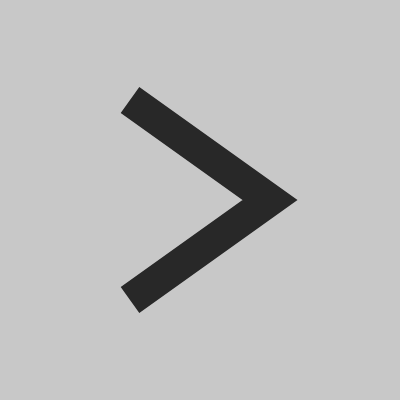
Frame 1 (no input)
Frame 60 (no input): identical to frame 1, image omitted
Frame 120 (the mouse pressed at the canvas centre since frame 60): identical to frame 1, image omitted

The p5.js sketch that drew this single still picture (run headless with seeded random() and noise() and a simulated clock; from frame 60 on, the mouse is pressed at the canvas centre):

// p5.js sketch
// ── sketch.js
function setup() {
    createCanvas(400,400);
    background(200);
    
    //star();
    vertexArrow();
    //vertexMountain();
    //vertexHouse();
    //bezierCurve();
    //bezierD();
    //contourShape();
}

function draw() {
   
    
}

function star(){
    
    beginShape();
    noStroke();
    
    vertex(100, 0);
    vertex(150, 150); 
    vertex(25, 50); 
    vertex(175, 50);
    vertex(50, 150);
    endShape(CLOSE);
}

function vertexArrow(){
    // author: runemadsen - Rune Skjoldborg Madsen
    //url: https://github.com/runemadsen/programmingdesignsystems.com/blob/master/examples/shape/custom-shapes/vertex-arrow.js 
    const w = width * 0.35;
    const h = width * 0.5;
    
    noFill();
    stroke(40);
    strokeCap(SQUARE);
    strokeWeight(width * 0.08);
    translate((width/2) - (w/2), (height/2) - (h/2));
    beginShape();
    vertex(0, 0);
    vertex(w, h/2);
    vertex(0, h);
    endShape();
}

function vertexMountain() {
    // author: runemadsen - Rune Skjoldborg Madsen
    // https://github.com/runemadsen/programmingdesignsystems.com/blob/master/examples/shape/custom-shapes/vertex-mountain.js
    fill(40);
    noStroke();
    
    beginShape();
    stroke(random(255));
    strokeWeight(10);
    vertex(0, height);
    vertex(width * 0.2, height * 0.4);
    vertex(width * 0.35, height * 0.6);
    vertex(width * 0.50, height * 0.2);
    vertex(width * 0.70, height * 0.5);
    vertex(width * 0.85, height * 0.3);
    vertex(width, height);
    endShape();
    
}


function vertexHouse(){
    // author: runemadsen - Rune Skjoldborg Madsen
    // https://github.com/runemadsen/programmingdesignsystems.com/blob/master/examples/shape/custom-shapes/vertex-house.js
    
    const w = width * 0.4;
    const h = width * 0.25;
    
    noStroke();
    fill(40);
    translate((width/2) - (w/2), height/2);
    
    beginShape();
    vertex(0, 0);
    vertex(0, h);
    vertex(w, h);
    vertex(w, 0);
    vertex(w/2, -h);
    endShape();
    
}


function bezierCurve(){
    beginShape();
    vertex(50, 92);
    quadraticVertex(500, 20, 10, 250);
    //bezierVertex(299, 341, 289, 230, 130, 310);
    endShape(CLOSE);
    
}

function bezierD(){
    const w = width * 0.4;
    const h = height * 0.5;
    
    stroke(30);
    strokeWeight(width*0.1);
    strokeCap(ROUND);
    noFill();
    translate((width/2) - (w*0.3), (height/2) - (h/2));
    beginShape();
    vertex(0, 0);
    bezierVertex(w, 0, w, h, 0, h);
    endShape(CLOSE);
    noLoop();
    
}


function contourShape(){
    const w = width * 0.7;
    const h = height * 0.7;
    
    translate((width/2) - (w/2), (height/2) - (h/2));
    
    fill(30);
    noStroke();
    beginShape();
    vertex(0, 0);
    vertex(w, 0);
    vertex(w, h);
    vertex(0, h);
    beginContour();
    vertex(w * 0.3, h * 0.3);
    vertex(w * 0.5, h * 0.8);
    vertex(w * 0.8, h * 0.4);
    endContour();
    endShape();
    noLoop();
    
}
